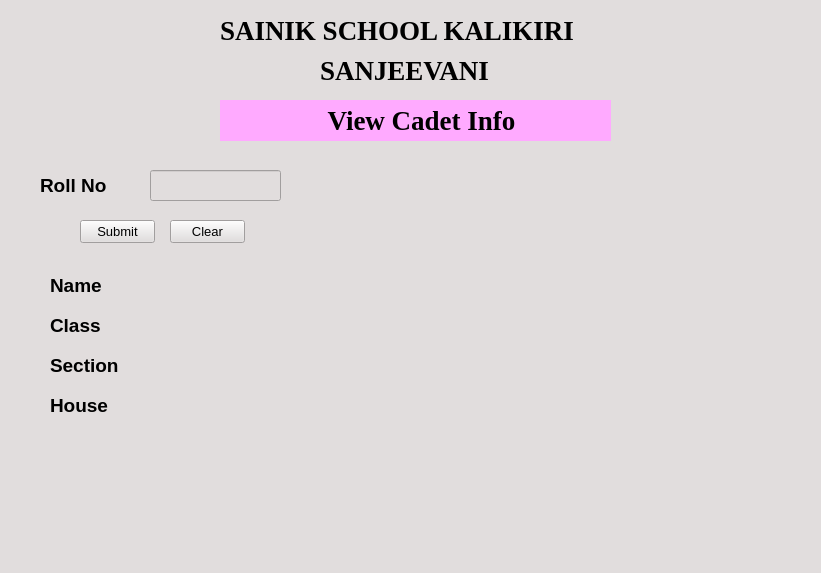
<?xml version="1.0" encoding="UTF-8"?>
<ui version="4.0">
 <class>OtherWindow</class>
 <widget class="QMainWindow" name="OtherWindow">
  <property name="geometry">
   <rect>
    <x>0</x>
    <y>0</y>
    <width>821</width>
    <height>573</height>
   </rect>
  </property>
  <property name="windowTitle">
   <string>OtherWindow</string>
  </property>
  <property name="styleSheet">
   <string notr="true">background-color: rgb(225, 221, 221);</string>
  </property>
  <widget class="QWidget" name="centralwidget">
   <widget class="QLabel" name="label_3">
    <property name="geometry">
     <rect>
      <x>220</x>
      <y>0</y>
      <width>431</width>
      <height>61</height>
     </rect>
    </property>
    <property name="font">
     <font>
      <family>Georgia</family>
      <pointsize>20</pointsize>
      <weight>75</weight>
      <bold>true</bold>
     </font>
    </property>
    <property name="text">
     <string>SAINIK SCHOOL KALIKIRI</string>
    </property>
   </widget>
   <widget class="QLabel" name="label_4">
    <property name="geometry">
     <rect>
      <x>320</x>
      <y>50</y>
      <width>191</width>
      <height>41</height>
     </rect>
    </property>
    <property name="font">
     <font>
      <family>Georgia</family>
      <pointsize>20</pointsize>
      <weight>75</weight>
      <bold>true</bold>
     </font>
    </property>
    <property name="text">
     <string>SANJEEVANI</string>
    </property>
   </widget>
   <widget class="QLabel" name="label_7">
    <property name="geometry">
     <rect>
      <x>0</x>
      <y>0</y>
      <width>71</width>
      <height>81</height>
     </rect>
    </property>
    <property name="styleSheet">
     <string notr="true">image: url(:/newPrefix/schoologo.jpg);</string>
    </property>
    <property name="text">
     <string/>
    </property>
   </widget>
   <widget class="QLabel" name="label">
    <property name="geometry">
     <rect>
      <x>220</x>
      <y>100</y>
      <width>391</width>
      <height>41</height>
     </rect>
    </property>
    <property name="font">
     <font>
      <family>Times New Roman</family>
      <pointsize>20</pointsize>
      <weight>75</weight>
      <bold>true</bold>
     </font>
    </property>
    <property name="styleSheet">
     <string notr="true">background-color: rgb(255, 170, 255);</string>
    </property>
    <property name="text">
     <string>                View Cadet Info</string>
    </property>
   </widget>
   <widget class="QLabel" name="label_5">
    <property name="geometry">
     <rect>
      <x>730</x>
      <y>10</y>
      <width>71</width>
      <height>71</height>
     </rect>
    </property>
    <property name="styleSheet">
     <string notr="true">image: url(:/newPrefix/Sanjeevani.png);</string>
    </property>
    <property name="text">
     <string/>
    </property>
   </widget>
   <widget class="QLabel" name="label_2">
    <property name="geometry">
     <rect>
      <x>40</x>
      <y>170</y>
      <width>91</width>
      <height>31</height>
     </rect>
    </property>
    <property name="font">
     <font>
      <family>Arial</family>
      <pointsize>14</pointsize>
      <weight>75</weight>
      <bold>true</bold>
     </font>
    </property>
    <property name="text">
     <string>Roll No</string>
    </property>
   </widget>
   <widget class="QLineEdit" name="lineEdit">
    <property name="geometry">
     <rect>
      <x>150</x>
      <y>170</y>
      <width>131</width>
      <height>31</height>
     </rect>
    </property>
    <property name="font">
     <font>
      <family>Times New Roman</family>
      <pointsize>12</pointsize>
      <weight>75</weight>
      <bold>true</bold>
     </font>
    </property>
   </widget>
   <widget class="QPushButton" name="pushButton">
    <property name="geometry">
     <rect>
      <x>80</x>
      <y>220</y>
      <width>75</width>
      <height>23</height>
     </rect>
    </property>
    <property name="font">
     <font>
      <pointsize>10</pointsize>
     </font>
    </property>
    <property name="text">
     <string>Submit</string>
    </property>
   </widget>
   <widget class="QPushButton" name="pushButton_2">
    <property name="geometry">
     <rect>
      <x>170</x>
      <y>220</y>
      <width>75</width>
      <height>23</height>
     </rect>
    </property>
    <property name="font">
     <font>
      <pointsize>10</pointsize>
     </font>
    </property>
    <property name="text">
     <string>Clear</string>
    </property>
   </widget>
   <widget class="QLabel" name="label_6">
    <property name="geometry">
     <rect>
      <x>50</x>
      <y>270</y>
      <width>91</width>
      <height>31</height>
     </rect>
    </property>
    <property name="font">
     <font>
      <family>Arial</family>
      <pointsize>14</pointsize>
      <weight>75</weight>
      <bold>true</bold>
     </font>
    </property>
    <property name="text">
     <string>Name</string>
    </property>
   </widget>
   <widget class="QLabel" name="label_8">
    <property name="geometry">
     <rect>
      <x>50</x>
      <y>310</y>
      <width>91</width>
      <height>31</height>
     </rect>
    </property>
    <property name="font">
     <font>
      <family>Arial</family>
      <pointsize>14</pointsize>
      <weight>75</weight>
      <bold>true</bold>
     </font>
    </property>
    <property name="text">
     <string>Class</string>
    </property>
   </widget>
   <widget class="QLabel" name="label_9">
    <property name="geometry">
     <rect>
      <x>50</x>
      <y>350</y>
      <width>91</width>
      <height>31</height>
     </rect>
    </property>
    <property name="font">
     <font>
      <family>Arial</family>
      <pointsize>14</pointsize>
      <weight>75</weight>
      <bold>true</bold>
     </font>
    </property>
    <property name="text">
     <string>Section</string>
    </property>
   </widget>
   <widget class="QLabel" name="label_10">
    <property name="geometry">
     <rect>
      <x>50</x>
      <y>390</y>
      <width>91</width>
      <height>31</height>
     </rect>
    </property>
    <property name="font">
     <font>
      <family>Arial</family>
      <pointsize>14</pointsize>
      <weight>75</weight>
      <bold>true</bold>
     </font>
    </property>
    <property name="text">
     <string>House</string>
    </property>
   </widget>
  </widget>
 </widget>
 <resources>
  <include location="images/schoologo.qrc"/>
  <include location="images/exit.qrc"/>
  <include location="images/injured.qrc"/>
  <include location="images/ExportMedicineList.qrc"/>
  <include location="images/ExportCadetList.qrc"/>
  <include location="images/deleteMedicine.qrc"/>
  <include location="images/AddMedicine.qrc"/>
  <include location="images/viewadmissions.qrc"/>
  <include location="images/viewmedicine.qrc"/>
  <include location="images/Checkup.qrc"/>
  <include location="images/IssueMedicine.qrc"/>
  <include location="images/EditCadetInfo.qrc"/>
  <include location="images/DischargeCadet.qrc"/>
  <include location="images/Sanjeevani.qrc"/>
  <include location="images/Admit.qrc"/>
  <include location="images/CadetList.qrc"/>
 </resources>
 <connections/>
</ui>
